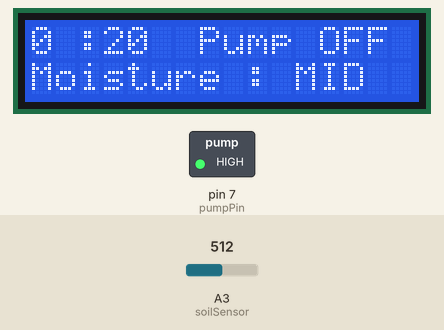
Bench run of a sketch on a simulated Arduino Uno, built with avr-gcc and run on an emulated ATmega328P. Parts: 16×2 character LCD, switched loads named in the sketch (green lamp = pin HIGH). Inputs (shaded band) come from the test bench; at power-on: A3 (soilSensor) = 512. The local clock reads 2024-03-15 10:24:30 at power-on unless the sketch sets it; storage starts empty; what the sketch prints to the serial monitor is not drawn.

Above: at 2.2 s.
2.3 s: A3 (soilSensor) set to 309
8.3 s: A3 (soilSensor) set to 284
At 14.6 s:
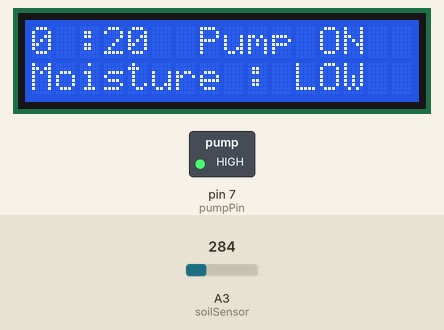
19.1 s: A3 (soilSensor) set to 960
At 25.9 s:
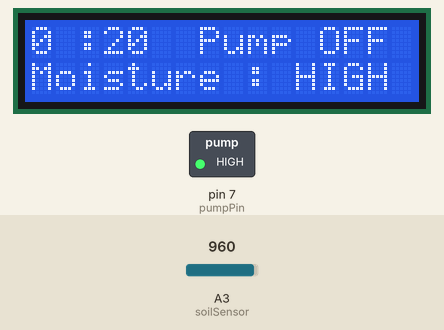
26.8 s: A3 (soilSensor) set to 290
At 32.9 s:
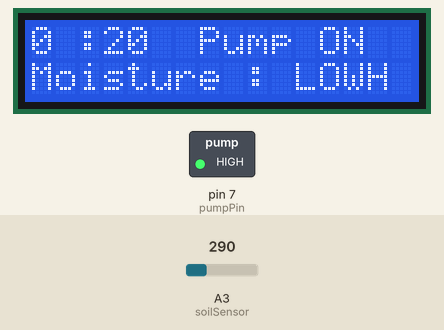
37.6 s: A3 (soilSensor) set to 306
At 45.3 s:
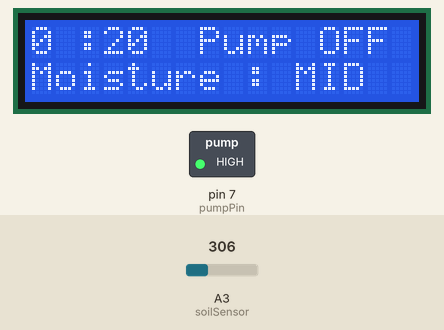
45.9 s: A3 (soilSensor) set to 122
At 49.9 s:
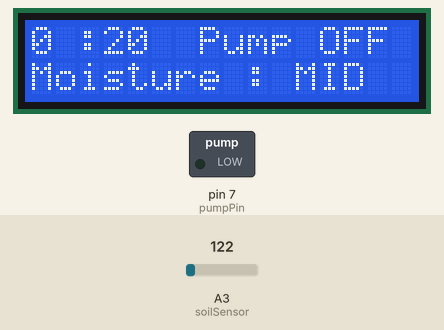
Timing chart, 0 to 57.7 s (numbered marks = the images above; inputs shaded):
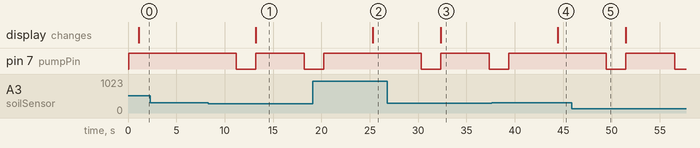

Measured:
- the behaviour switches between 300 and 299 on A3 (soilSensor) (found by bisection; images 0 and 1)
- after the input at 2.3 s, every drawn part: stays the same
- after the input at 8.3 s, pin 7 (pumpPin): HIGH → LOW after 2.9 s, → HIGH 2.0 s later, → LOW 5.0 s later; the display: changes after 4.9 s (image 1)
- after the input at 19.1 s, pin 7 (pumpPin): goes on until 20.2 s, then stays HIGH; the display: changes after 6.2 s (image 2)
- after the input at 26.8 s, pin 7 (pumpPin): HIGH → LOW after 3.5 s, → HIGH 2.0 s later, → LOW 5.0 s later; the display: changes after 5.6 s (image 3)
- after the input at 37.6 s, pin 7 (pumpPin): goes on until 39.4 s, then stays HIGH; the display: changes after 6.8 s (image 4)
- after the input at 45.9 s, pin 7 (pumpPin): HIGH → LOW after 3.6 s, → HIGH 2.0 s later, → LOW 5.0 s later

The sketch:

AutomaticWateringSystem.ino
```cpp
#include <SPI.h>
#include <SD.h>
#include "Wire.h"
#include <LiquidCrystal_I2C.h>
#include "Sodaq_DS3231.h"
const int dry = 270;
int currentTime;
int timer;
const int pumpPin = 7;
const int soilSensor = A3;

//initializing objects of given classes
DateTime dt(2022, 10, 1, 0, 32, 0, 5);
LiquidCrystal_I2C lcd(0x27, 16, 2);
File myFile;
bool century = false; //flag for .getMonth()
bool h12Flag = false; //flag for .getHour()
bool pmFlag = false; //flag for .getHour()
char weekDay[][4] = {"Sun", "Mon", "Tue", "Wed", "Thu", "Fri", "Sat" };
char timeString[50]; //char array for printing the current time

byte decToBcd(byte val)                                                                 // Convert normal decimal numbers to binary coded decimal
{
  return ( (val / 10 * 16) + (val % 10) );                                              // Convert binary coded decimal to normal decimal numbers
}
byte bcdToDec(byte val)
{
  return ( (val / 16 * 10) + (val % 16) );
}

void setup() {
  Wire.begin();
  lcd.init();
  lcd.backlight();
  pinMode(pumpPin, OUTPUT);
  pinMode(soilSensor, INPUT);
  rtc.begin();
  rtc.setDateTime(dt);
  digitalWrite(pumpPin, HIGH);
  delay(1000);
  Serial.begin(9600);
  if (!SD.begin(10)) {
    Serial.println("initialization failed!");
    while (1);
  }
  Serial.println("initialization done.");
}

void loop() {
  int moisture = analogRead(soilSensor);
  DateTime now = rtc.now();
  myFile = SD.open("kvp.txt", FILE_WRITE);
  if (myFile) {
    Serial.println("SD CARD OKAY");
    snprintf(timeString, sizeof(timeString), "%02d:%02d  %02d/%02d/%d  %s", bcdToDec(now.hour()), bcdToDec(now.minute()), bcdToDec(now.date()), bcdToDec(now.month()), 2022, weekDay[bcdToDec(now.dayOfWeek())]);
    myFile.print(timeString);
    myFile.print(" Moisture: "); myFile.println(moisture, DEC);
    myFile.println();
    myFile.close();
  } else {
    Serial.println("SD CARD NOT OKAY");
  }
  lcd.setCursor(0, 0);
  lcd.print("");
  lcd.setCursor(0, 0);
  lcd.print(bcdToDec(now.hour()));
  lcd.setCursor(2, 0);
  lcd.print(":");
  lcd.setCursor(3, 0);
  lcd.print(bcdToDec(now.minute()));
  if (moisture < 300) {
    digitalWrite(pumpPin, LOW);
    delay(2000);
    digitalWrite(pumpPin, HIGH);
    lcd.setCursor(14, 0);
    lcd.print(" ");
    lcd.setCursor(7, 0);
    lcd.print("Pump ON");
    lcd.setCursor(0, 1);
    lcd.print("Moisture : LOW");
  } else if (moisture > 300 && moisture < 950) {
    lcd.setCursor(0, 1);
    lcd.print("Moisture : MID ");
    digitalWrite(pumpPin, HIGH);
    lcd.setCursor(0, 0);
    lcd.print("");
    lcd.setCursor(7, 0);
    lcd.print("Pump OFF");
  } else if (moisture > 950) {
    lcd.setCursor(0, 1);
    lcd.print("Moisture : HIGH ");
    digitalWrite(pumpPin, HIGH);
    lcd.setCursor(0, 0);
    lcd.print("");
    lcd.setCursor(7, 0);
    lcd.print("Pump OFF");
  }
  delay(5000);
}
```
